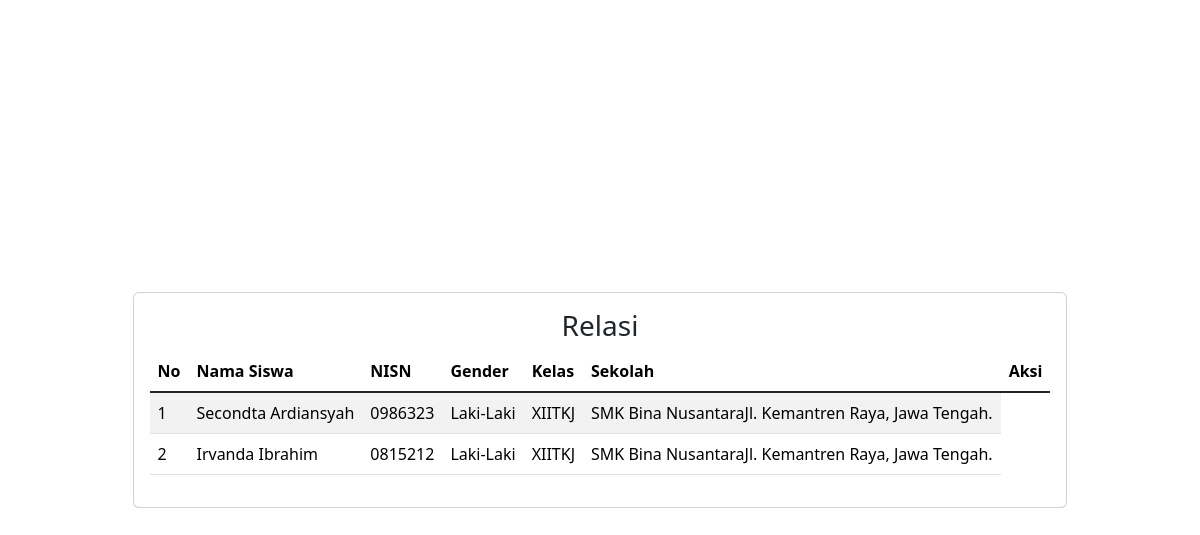
Screenshot of /relasi/relasi.php with the database file from the repository.
### tables this page shows
CREATE TABLE `siswa` (
  `id` int(11) NOT NULL,
  `nama_siswa` varchar(255) DEFAULT NULL,
  `nisn` varchar(255) DEFAULT NULL,
  `gender` varchar(255) DEFAULT NULL,
  `id_kelas` int(11) DEFAULT NULL
);

CREATE TABLE `kelas` (
  `id` int(11) NOT NULL,
  `tingkat_kelas` varchar(255) DEFAULT NULL,
  `jurusan_kelas` varchar(255) DEFAULT NULL,
  `id_sekolah` int(11) DEFAULT NULL,
  `id_guru_walikelas` int(11) DEFAULT NULL
);

CREATE TABLE `sekolah` (
  `id` int(11) NOT NULL,
  `nama_sekolah` varchar(255) DEFAULT NULL,
  `alamat_sekolah` varchar(255) DEFAULT NULL
);

### relasi/relasi.php (the view, shortened to what this page needs)
<?php include 'connect.php'; ?>
<!DOCTYPE html>
<html lang="en">
<head>
    <link href="https://cdn.jsdelivr.net/npm/bootstrap@5.3.1/dist/css/bootstrap.min.css" rel="stylesheet"
>
</head>
<body class="min-vh-100 d-flex align-items-center">
    <div class="card w-70 m-auto p-3">
        <h3 class="text-center">Relasi</h3>
        <table class="table table-striped table-hover">
            <thead>
                <tr>
                    <th>No</th>
                    <th>Nama Siswa</th>
                    <th>NISN</th>
                    <th>Gender</th>
                    <th>Kelas</th>
                    <th>Sekolah</th>
                    <th class="text-center">Aksi</th>
                </tr>
            </thead>
            <tbody class="table-group-divider">
                <?php
                    $sql = "SELECT * FROM siswa INNER JOIN kelas ON siswa.id_kelas = kelas.id INNER JOIN sekolah ON kelas.id_sekolah = sekolah.id";
                    $result = mysqli_query($conn, $sql);
                    $no = 1;
                    foreach($result as $row) :
                    ?>
                        <tr>
                            <td><?= $no++; ?></td>
                            <td><?= $row['nama_siswa'];?></td>
                            <td><?= $row['nisn'];?></td>
                            <td><?= $row['gender'];?></td>
                            <td><?= $row['tingkat_kelas'].''.$row['jurusan_kelas']; ?></td>
                            <td><?= $row['nama_sekolah'].''.$row['alamat_sekolah'];?></td>
                        </tr>
                        <?php endforeach; ?>
                </tbody>
        </table>
    </div>
</body>
</html>

### rows the page displays
siswa: nama_siswa "Secondta Ardiansyah", nisn "0986323", gender "Laki-Laki", id_kelas.tingkat_kelas "XII", id_kelas.jurusan_kelas "TKJ", sekolah.nama_sekolah "SMK Bina Nusantara", sekolah.alamat_sekolah "Jl. Kemantren Raya, Jawa Tengah."
siswa: nama_siswa "Irvanda Ibrahim", nisn "0815212", gender "Laki-Laki", id_kelas.tingkat_kelas "XII", id_kelas.jurusan_kelas "TKJ", sekolah.nama_sekolah "SMK Bina Nusantara", sekolah.alamat_sekolah "Jl. Kemantren Raya, Jawa Tengah."
